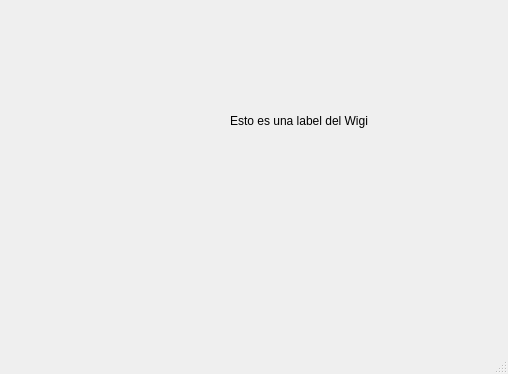
<?xml version="1.0" encoding="UTF-8"?>
<ui version="4.0">
 <class>MainWindow</class>
 <widget class="QMainWindow" name="MainWindow">
  <property name="geometry">
   <rect>
    <x>0</x>
    <y>0</y>
    <width>508</width>
    <height>374</height>
   </rect>
  </property>
  <property name="windowTitle">
   <string>MainWindow</string>
  </property>
  <widget class="QWidget" name="centralwidget">
   <widget class="Wigi" name="widget" native="true">
    <property name="geometry">
     <rect>
      <x>200</x>
      <y>70</y>
      <width>221</width>
      <height>141</height>
     </rect>
    </property>
    <widget class="QLabel" name="label">
     <property name="geometry">
      <rect>
       <x>30</x>
       <y>40</y>
       <width>141</width>
       <height>21</height>
      </rect>
     </property>
     <property name="text">
      <string>Esto es una label del Wigi</string>
     </property>
    </widget>
   </widget>
  </widget>
  <widget class="QMenuBar" name="menubar">
   <property name="geometry">
    <rect>
     <x>0</x>
     <y>0</y>
     <width>508</width>
     <height>21</height>
    </rect>
   </property>
  </widget>
  <widget class="QStatusBar" name="statusbar"/>
 </widget>
 <customwidgets>
  <customwidget>
   <class>Wigi</class>
   <extends>QWidget</extends>
   <header location="global">wigi.h</header>
   <container>1</container>
  </customwidget>
 </customwidgets>
 <resources/>
 <connections/>
</ui>
